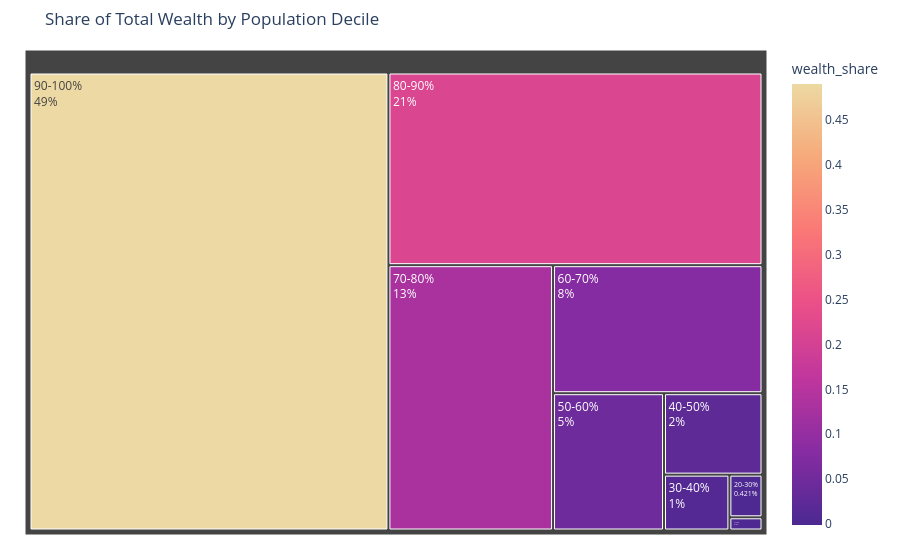

The notebook cell this image was saved under:
### Markdown cell above
But if we wish to amplify the impact of these insights visually, we can take a more graphical approach. This can, for instance be done using a so called *treemap plot*.

### Code cell
import plotly.express as px

# Aggregate wealth by decile
wealth_share_data = (
    wealth_df.groupby("decile", observed=False)["wealth"]
    .sum()
    .reset_index(name="wealth_sum")
)

# Convert to share of total wealth
wealth_share_data["wealth_share"] = (
    wealth_share_data["wealth_sum"] / wealth_share_data["wealth_sum"].sum()
)

wealth_share_data = wealth_share_data.rename(columns={
    "decile": "Percentile"
})

fig = px.treemap(
    wealth_share_data,
    path=["Percentile"],
    values="wealth_share",
    color="wealth_share",
    color_continuous_scale="Agsunset",
    title="Share of Total Wealth by Population Decile"
)

fig.update_traces(
    textinfo="label+percent entry",
    hovertemplate="<b>%{label}</b><br>Wealth share: %{value:.2%}<extra></extra>"
)

fig.update_layout(margin=dict(t=50, l=25, r=25, b=25))
fig.show()

### Figure 1 — Plotly figure (JSON) as saved in the notebook; plotly's stock layout.template omitted (floating-point values rounded to 4 significant figures)
{"data": [{"branchvalues": "total", "customdata": [[-0.001056], [0.001305], [0.00421], [0.01089], [0.02392], [0.04543], [0.07997], [0.1302], [0.2149], [0.4902]], "domain": {"x": [0, 1], "y": [0, 1]}, "hovertemplate": "<b>%{label}</b><br>Wealth share: %{value:.2%}<extra></extra>", "ids": ["0-10%", "10-20%", "20-30%", "30-40%", "40-50%", "50-60%", "60-70%", "70-80%", "80-90%", "90-100%"], "labels": ["0-10%", "10-20%", "20-30%", "30-40%", "40-50%", "50-60%", "60-70%", "70-80%", "80-90%", "90-100%"], "marker": {"coloraxis": "coloraxis", "colors": [-0.001056, 0.001305, 0.00421, 0.01089, 0.02392, 0.04543, 0.07997, 0.1302, 0.2149, 0.4902]}, "name": "", "parents": ["", "", "", "", "", "", "", "", "", ""], "textinfo": "label+percent entry", "type": "treemap", "values": [-0.001056, 0.001305, 0.00421, 0.01089, 0.02392, 0.04543, 0.07997, 0.1302, 0.2149, 0.4902]}], "layout": {"coloraxis": {"colorbar": {"title": {"text": "wealth_share"}}, "colorscale": [[0, "rgb(75, 41, 145)"], [0.1667, "rgb(135, 44, 162)"], [0.3333, "rgb(192, 54, 157)"], [0.5, "rgb(234, 79, 136)"], [0.6667, "rgb(250, 120, 118)"], [0.8333, "rgb(246, 169, 122)"], [1, "rgb(237, 217, 163)"]]}, "legend": {"tracegroupgap": 0}, "margin": {"b": 25, "l": 25, "r": 25, "t": 50}, "title": {"text": "Share of Total Wealth by Population Decile"}}}
